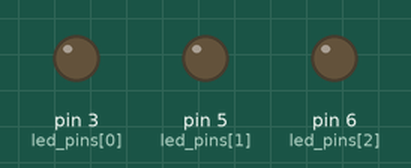
This sketch was run on a simulated Arduino Uno, built with avr-gcc and run on an emulated ATmega328P. Shown: output pins drawn as LEDs (lit = HIGH). What the sketch prints to the serial monitor is not drawn.

Above: at 0.05 s.
At 2.15 s:
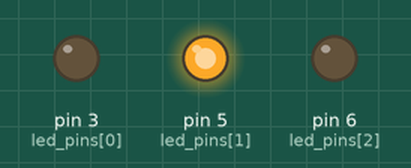
Timing chart, 0 to 6.2 s (numbered marks = the images above):
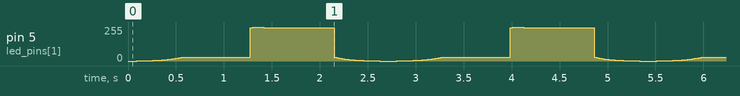

The sketch:

gaussian_wave.ino
```cpp
// RGB LED Gaussian Wave Breathing LED

int led_pins[4] = {3,5,6};
int jj = 1; // 0 = red, 1 = green, 2 = blue
float smoothness_pts = 500;//larger=slower change in brightness

float gamma = 0.14; // affects the width of peak (more or less darkness)
float beta = 0.5; // shifts the gaussian to be symmetric

void setup() {
  Serial.begin(9600);
  for (int ii = 0;ii<sizeof(led_pins)/sizeof(int);ii++){
    pinMode(led_pins[ii],OUTPUT);
  }
}

void loop() {
  for (int ii=0;ii<smoothness_pts;ii++){
    float pwm_val = 255.0*(exp(-(pow(((ii/smoothness_pts)-beta)/gamma,2.0))/2.0));
    analogWrite(led_pins[jj],int(pwm_val));
    delay(5);
    Serial.println(int(pwm_val));
  }
}
```
